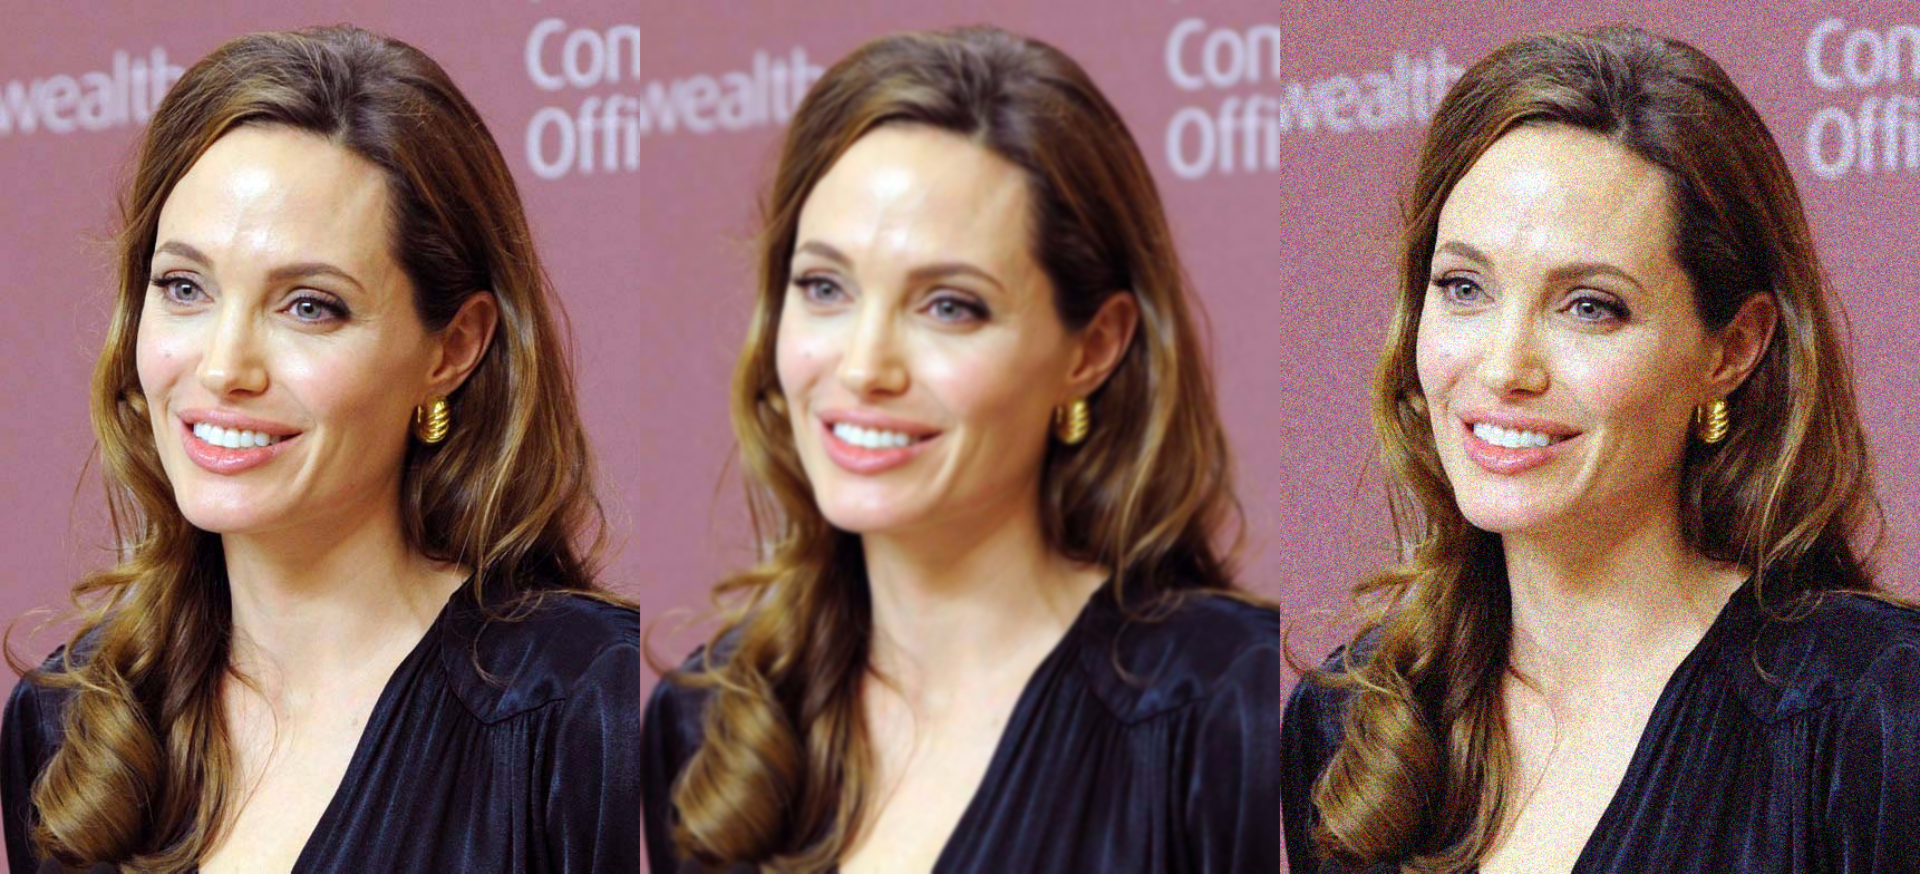

This figure's Python source:
#!/usr/bin/env python3
import cv2
import numpy as np
from skimage import io
from skimage.transform import rotate, AffineTransform, warp
import matplotlib.pyplot as plt
import random
from skimage import img_as_ubyte
import os
from skimage.util import random_noise
from screeninfo import get_monitors
import argparse

# Get desktop height
desk_width = get_monitors ()[0].width

# Set input args
ap = argparse.ArgumentParser ()
ap.add_argument ("-i", "--input", type = str, required = True,
	help = "directory to the input images")
ap.add_argument ("-o", "--output", type = str, required = False,
	help = "directory for the output images (if no set use input)")
ap.add_argument ("-a", "--action", type = str, required = True,
	choices = ["blur", "noise", "show"],
	help = "show or save images")
args = vars (ap.parse_args () )

# Args parse
# Input directory
input = args["input"]
# Output directory
output = args["output"]
if output:
	if not os.path.exists(output):
		os.makedirs(output)
else:
	output = input
# Action (show or save)
action = args["action"]

# Blur image
def blur (image):
	x = int (image.shape[0] / 90 // 2 * 2 + 1)
	image_blur = cv2.GaussianBlur (image, (x, x), 0)
	return image_blur

# Noide image
def noise (image):
	image_noise = random_noise (image)
	image_noise = (255 * image_noise).astype (np.uint8)
	return image_noise

# Read only images in directory
def read_images_in_dir (path):
	images = []
	valid_images = [".jpg", ".jpeg", ".png"]
	for f in os.listdir (path):
		ext = os.path.splitext (f)[1]
		if ext.lower () in valid_images:
			images.append (os.path.join (path,f) )

	return images

# Preview blur and noise images
def show ():

	# Read only images in directory
	images_path = read_images_in_dir (input)

	# Read random image
	image = cv2.imread (random.choice (images_path) )
	print ("image.shape", image.shape)

	# Blur image
	image_blur = blur (image)
	# Noise image
	image_noise = noise (image)

	# Concate images in row
	image_x = np.concatenate ( (image, image_blur), axis = 1)
	image_x = np.concatenate ( (image_x, image_noise), axis = 1)

	# Calculate ratio deskop height / final image
	desk_ratio = image_x.shape[1] / desk_width

	# Show preview
	window_name = "Preview window"
	image_preview = cv2.resize (image_x, (int (image_x.shape[1] / desk_ratio), int (image_x.shape[0] / desk_ratio) ) )
	cv2.imshow (window_name, image_preview)
	cv2.moveWindow (window_name ,0 ,70)
	cv2.waitKey ()

# Save augmented images
def save ():

	# Read only images in directory
	images_path = read_images_in_dir (input)

	for image_name in images_path:
		# Read image
		image = cv2.imread (image_name)

		if action == "blur":
			image_aug = blur (image)

		if action == "noise":
			image_aug = noise (image)

		file_name = (os.path.join (output,
			os.path.splitext (os.path.basename (image_name) )[0]
			+ "_" + action
			+ os.path.splitext (os.path.basename (image_name) )[1])
		)
		print (file_name)
		cv2.imwrite (file_name, image_aug)

# Show augmented preview
if action == "show":
	show ()
# Save augmented images
elif (action == "blur") or (action == "noise"):
    save ()
